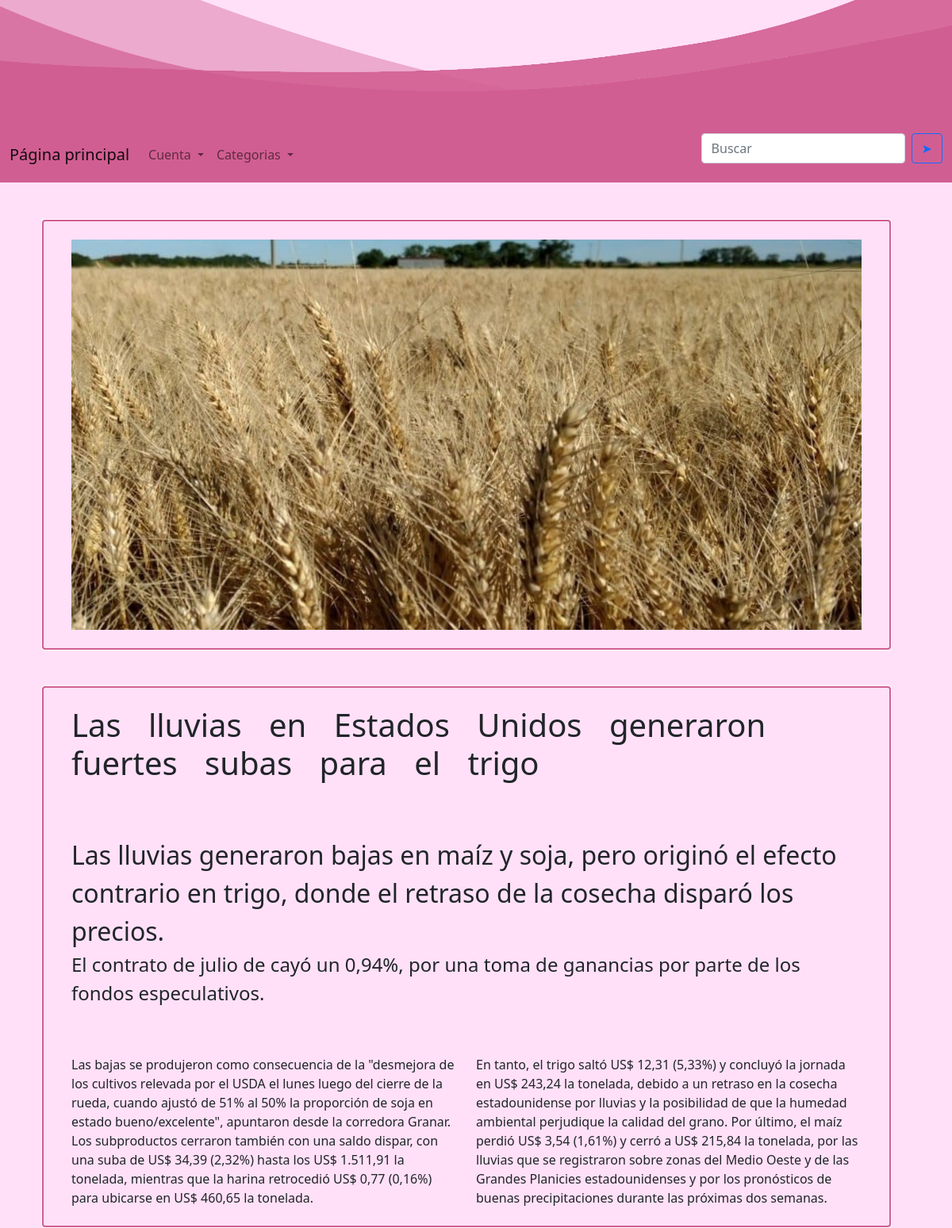
The app's page /noticias/13, older data.
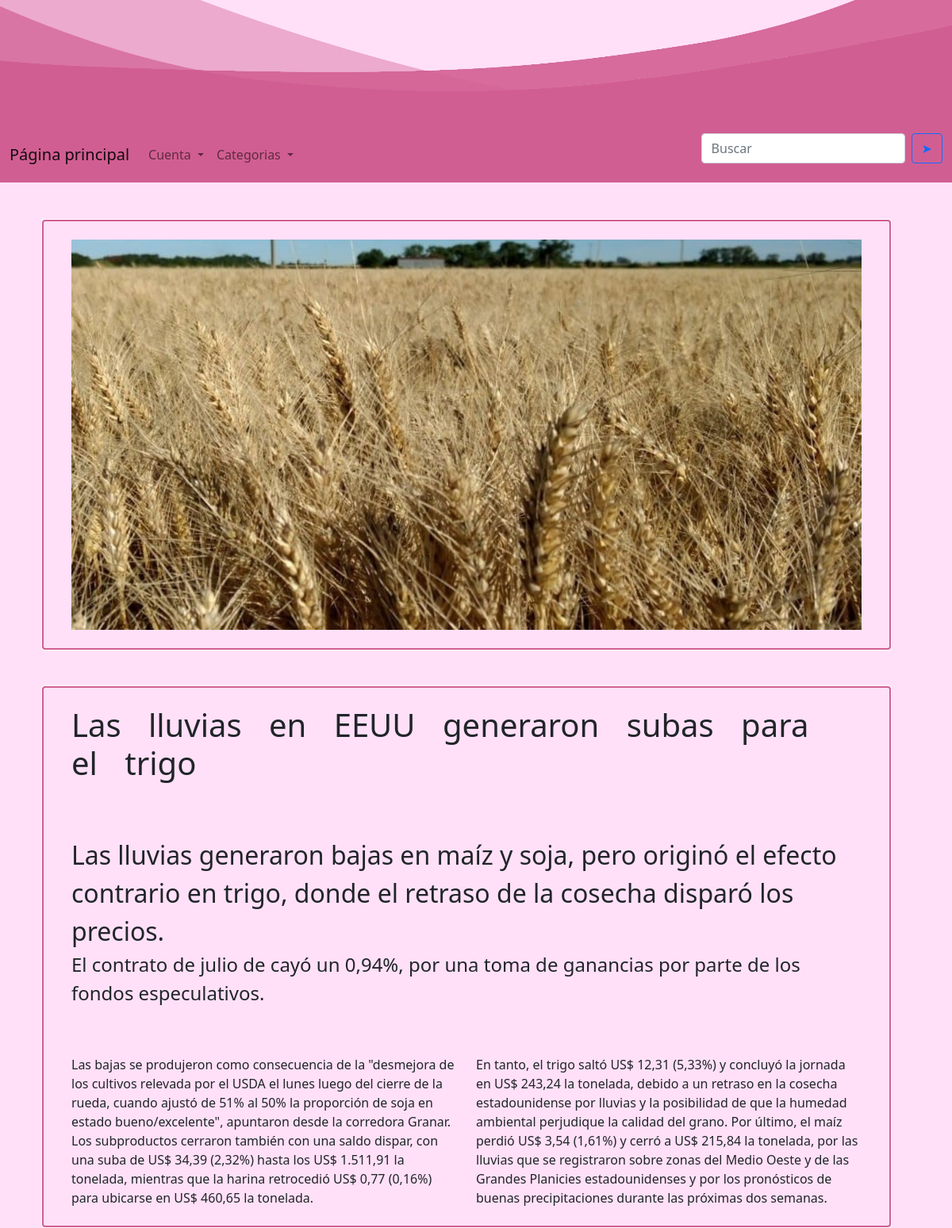
The same page, newer data.
### app.py (models this page shows)
class Noticia(db.Model):
    __tablename__ = "Noticias"
    id = db.Column(db.Integer, primary_key=True)
    titulo = db.Column(db.String(100), nullable=False)
    imagen = db.Column(db.String(120), nullable=False)
    subtitulo = db.Column(db.String(500), nullable=False)
    resaltado = db.Column(db.String(1000), nullable=False)
    columna1 = db.Column(db.String(3000), nullable=False)
    columna2 = db.Column(db.String(3000), nullable=False)
    categoria = db.Column(db.String(20), nullable=False)

### app.py (the view)
@app.route("/noticias/<int:id>")
def ir_a_noticia(id):
    noticias = Noticia.query.all()
    noticia_buscada = next((noticia for noticia in noticias if noticia.id == id), None)
    if not noticia_buscada:
        return abort(404)
    return render_template("noticia-base.html", noticia_buscada=noticia_buscada, noticias=noticias)

### templates/noticia-base.html (shortened to what this page needs)
{% extends "navbar.html" %}
{% block head %}
{{ super() }}
{% endblock %}
{% block body %}
{{super()}}
    <div class="container">
        <div class="row"><img class="newspage-image" src='/static/img/{{noticia_buscada.imagen}}'> </div>
        <div class="row">
            <h1 class="news-title fs-1">{{noticia_buscada.titulo}}</h1>
            <div class="fs-2">{{noticia_buscada.subtitulo}}</div>
            <div class="fs-4">{{noticia_buscada.resaltado}}</div>
            <div class="col">{{noticia_buscada.columna1}}</div>
            <div class="col">{{noticia_buscada.columna2}}</div>
        </div>
        </div>
{% endblock %}

Row changes from the older to the newer data that the page shows:
changed Noticia: titulo "Las lluvias en Estados Unidos generaron fuertes subas para el trigo" → "Las lluvias en EEUU generaron subas para el trigo"
